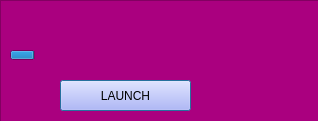
<?xml version="1.0" encoding="UTF-8"?>
<ui version="4.0">
 <class>Dialog</class>
 <widget class="QDialog" name="Dialog">
  <property name="geometry">
   <rect>
    <x>0</x>
    <y>0</y>
    <width>318</width>
    <height>121</height>
   </rect>
  </property>
  <property name="windowTitle">
   <string>Dialog</string>
  </property>
  <widget class="QFrame" name="frame">
   <property name="geometry">
    <rect>
     <x>0</x>
     <y>0</y>
     <width>341</width>
     <height>191</height>
    </rect>
   </property>
   <property name="styleSheet">
    <string notr="true">background-color: rgb(182, 60, 0);
background-color: rgb(170, 0, 127);</string>
   </property>
   <property name="frameShape">
    <enum>QFrame::StyledPanel</enum>
   </property>
   <property name="frameShadow">
    <enum>QFrame::Raised</enum>
   </property>
   <widget class="QProgressBar" name="progressBar">
    <property name="enabled">
     <bool>true</bool>
    </property>
    <property name="geometry">
     <rect>
      <x>10</x>
      <y>50</y>
      <width>301</width>
      <height>10</height>
     </rect>
    </property>
    <property name="minimumSize">
     <size>
      <width>301</width>
      <height>10</height>
     </size>
    </property>
    <property name="maximumSize">
     <size>
      <width>301</width>
      <height>10</height>
     </size>
    </property>
    <property name="autoFillBackground">
     <bool>false</bool>
    </property>
    <property name="styleSheet">
     <string notr="true">border:none;

</string>
    </property>
    <property name="value">
     <number>8</number>
    </property>
    <property name="textVisible">
     <bool>false</bool>
    </property>
    <property name="orientation">
     <enum>Qt::Horizontal</enum>
    </property>
    <property name="invertedAppearance">
     <bool>false</bool>
    </property>
    <property name="textDirection">
     <enum>QProgressBar::TopToBottom</enum>
    </property>
    <property name="format">
     <string/>
    </property>
   </widget>
   <widget class="QLabel" name="label">
    <property name="geometry">
     <rect>
      <x>80</x>
      <y>10</y>
      <width>121</width>
      <height>21</height>
     </rect>
    </property>
    <property name="styleSheet">
     <string notr="true">font: 75 14pt &quot;Roboto&quot;;
color: rgb(255, 255, 255);</string>
    </property>
    <property name="text">
     <string/>
    </property>
   </widget>
   <widget class="QPushButton" name="pushButton">
    <property name="geometry">
     <rect>
      <x>60</x>
      <y>80</y>
      <width>131</width>
      <height>31</height>
     </rect>
    </property>
    <property name="styleSheet">
     <string notr="true">background-color: rgb(170, 170, 255);


font: 75 14pt &quot;Roboto&quot;;</string>
    </property>
    <property name="text">
     <string>LAUNCH</string>
    </property>
   </widget>
  </widget>
 </widget>
 <resources/>
 <connections/>
</ui>
